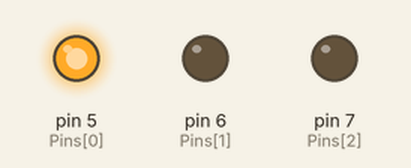
Bench run of a sketch on a simulated Arduino Uno, built with avr-gcc and run on an emulated ATmega328P. Parts: output pins drawn as LEDs (lit = HIGH).

Above: at 2.5 s.
At 10.5 s:
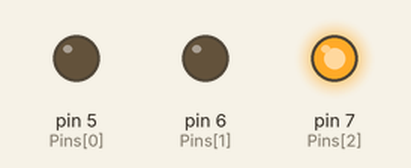
At 14.5 s:
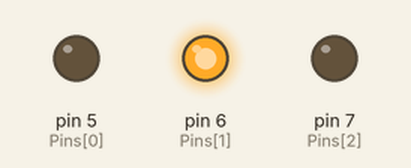
Timing chart, 0 to 20.8 s (numbered marks = the images above):
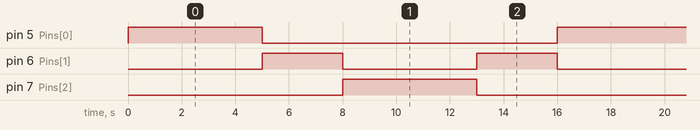

The sketch:

_____.ino
```cpp
/*
   运行该代码，先修改文件名为合法的变量名。

   模拟红绿灯实验。

   1 tab = 2 space
 */

#define D5 5
#define D6 6
#define D7 7

int Pins[] = { D5, D6, D7 };        //红，黄，绿

int flag = 1;                       //标志位

void setup() {

  for (int i = 0; i < 3; i++)
  {
    pinMode(Pins[i], OUTPUT);
    digitalWrite(Pins[i], LOW);     // LED全部初始化为熄灭
  }
}

void loop() {
  if (1 == flag)
  {
    digitalWrite(Pins[0], HIGH);    //红灯亮
    delay(5000);

    flag = 0;
  }
  else
  {
    digitalWrite(Pins[2], HIGH);    //绿灯亮
    delay(5000);

    flag = 1;
  }


  digitalWrite(Pins[0], LOW);       //红灯灭

  digitalWrite(Pins[2], LOW);       //绿灯灭

  digitalWrite(Pins[1], HIGH);      //黄灯亮

  delay(3000);

  digitalWrite(Pins[1], LOW);       //黄灯灭
}
```

Measured:
- by itself, pin 5 (Pins[0]), pin 7 (Pins[2]): alternates HIGH for 5.0 s and LOW for 11.0 s
- by itself, pin 6 (Pins[1]): alternates HIGH for 3.0 s and LOW for 5.0 s
- by itself, everything shown: repeats every 16.0 s, in 6 steps
